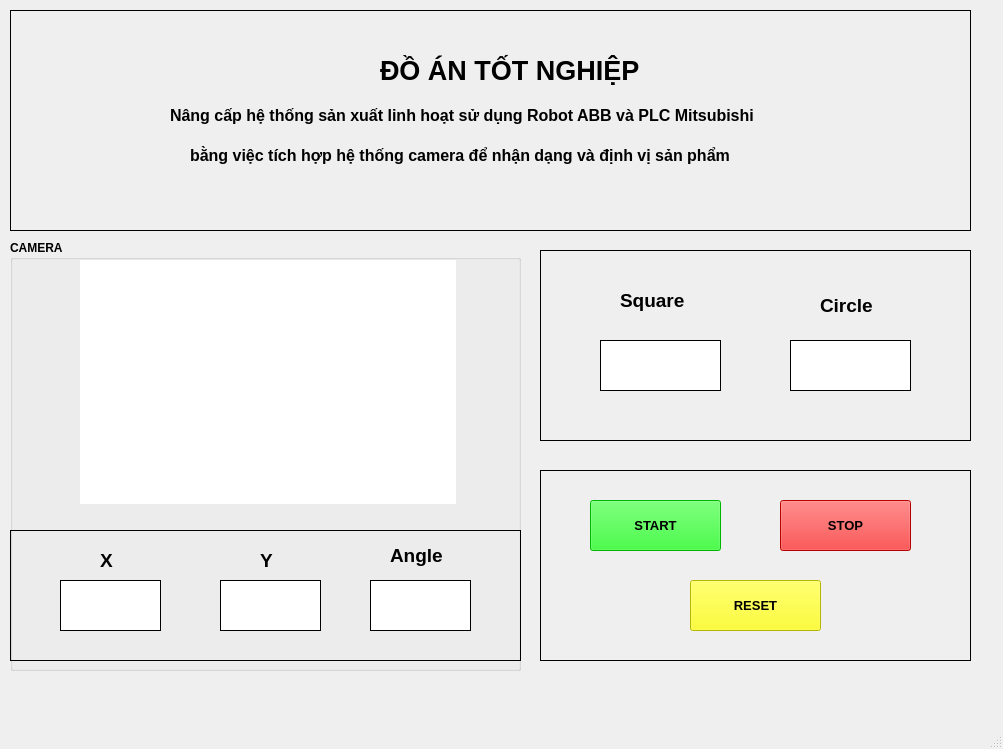
<?xml version="1.0" encoding="UTF-8"?>
<ui version="4.0">
 <class>MainWindow</class>
 <widget class="QMainWindow" name="MainWindow">
  <property name="geometry">
   <rect>
    <x>0</x>
    <y>0</y>
    <width>1003</width>
    <height>749</height>
   </rect>
  </property>
  <property name="windowTitle">
   <string>MainWindow</string>
  </property>
  <widget class="QWidget" name="centralwidget">
   <widget class="QGroupBox" name="groupBox">
    <property name="geometry">
     <rect>
      <x>10</x>
      <y>240</y>
      <width>511</width>
      <height>431</height>
     </rect>
    </property>
    <property name="font">
     <font>
      <weight>75</weight>
      <bold>true</bold>
     </font>
    </property>
    <property name="title">
     <string>CAMERA</string>
    </property>
    <widget class="QLabel" name="camera_1">
     <property name="geometry">
      <rect>
       <x>70</x>
       <y>20</y>
       <width>376</width>
       <height>244</height>
      </rect>
     </property>
     <property name="font">
      <font>
       <pointsize>10</pointsize>
      </font>
     </property>
     <property name="styleSheet">
      <string notr="true">background-color: rgb(255, 255, 255);</string>
     </property>
     <property name="text">
      <string/>
     </property>
    </widget>
    <widget class="QLabel" name="label_x">
     <property name="geometry">
      <rect>
       <x>50</x>
       <y>340</y>
       <width>101</width>
       <height>51</height>
      </rect>
     </property>
     <property name="font">
      <font>
       <pointsize>10</pointsize>
       <weight>75</weight>
       <bold>true</bold>
      </font>
     </property>
     <property name="styleSheet">
      <string notr="true">background-color: rgb(255, 255, 255);</string>
     </property>
     <property name="frameShape">
      <enum>QFrame::Box</enum>
     </property>
     <property name="text">
      <string/>
     </property>
     <property name="alignment">
      <set>Qt::AlignCenter</set>
     </property>
    </widget>
    <widget class="QLabel" name="label_y">
     <property name="geometry">
      <rect>
       <x>210</x>
       <y>340</y>
       <width>101</width>
       <height>51</height>
      </rect>
     </property>
     <property name="font">
      <font>
       <pointsize>10</pointsize>
       <weight>75</weight>
       <bold>true</bold>
      </font>
     </property>
     <property name="styleSheet">
      <string notr="true">background-color: rgb(255, 255, 255);</string>
     </property>
     <property name="frameShape">
      <enum>QFrame::Box</enum>
     </property>
     <property name="text">
      <string/>
     </property>
     <property name="alignment">
      <set>Qt::AlignCenter</set>
     </property>
    </widget>
    <widget class="QLabel" name="label_goc">
     <property name="geometry">
      <rect>
       <x>360</x>
       <y>340</y>
       <width>101</width>
       <height>51</height>
      </rect>
     </property>
     <property name="font">
      <font>
       <pointsize>10</pointsize>
       <weight>75</weight>
       <bold>true</bold>
      </font>
     </property>
     <property name="styleSheet">
      <string notr="true">background-color: rgb(255, 255, 255);</string>
     </property>
     <property name="frameShape">
      <enum>QFrame::Box</enum>
     </property>
     <property name="text">
      <string/>
     </property>
     <property name="alignment">
      <set>Qt::AlignCenter</set>
     </property>
    </widget>
    <widget class="QLabel" name="label_10">
     <property name="geometry">
      <rect>
       <x>0</x>
       <y>290</y>
       <width>511</width>
       <height>131</height>
      </rect>
     </property>
     <property name="frameShape">
      <enum>QFrame::Box</enum>
     </property>
     <property name="text">
      <string/>
     </property>
    </widget>
    <widget class="QLabel" name="label_11">
     <property name="geometry">
      <rect>
       <x>90</x>
       <y>310</y>
       <width>21</width>
       <height>21</height>
      </rect>
     </property>
     <property name="font">
      <font>
       <pointsize>14</pointsize>
       <weight>75</weight>
       <bold>true</bold>
      </font>
     </property>
     <property name="text">
      <string>X</string>
     </property>
    </widget>
    <widget class="QLabel" name="label_12">
     <property name="geometry">
      <rect>
       <x>250</x>
       <y>310</y>
       <width>21</width>
       <height>21</height>
      </rect>
     </property>
     <property name="font">
      <font>
       <pointsize>14</pointsize>
       <weight>75</weight>
       <bold>true</bold>
      </font>
     </property>
     <property name="text">
      <string>Y</string>
     </property>
    </widget>
    <widget class="QLabel" name="label_13">
     <property name="geometry">
      <rect>
       <x>380</x>
       <y>300</y>
       <width>71</width>
       <height>31</height>
      </rect>
     </property>
     <property name="font">
      <font>
       <pointsize>14</pointsize>
       <weight>75</weight>
       <bold>true</bold>
      </font>
     </property>
     <property name="text">
      <string>Angle</string>
     </property>
    </widget>
    <zorder>label_10</zorder>
    <zorder>camera_1</zorder>
    <zorder>label_x</zorder>
    <zorder>label_y</zorder>
    <zorder>label_goc</zorder>
    <zorder>label_11</zorder>
    <zorder>label_12</zorder>
    <zorder>label_13</zorder>
   </widget>
   <widget class="QLabel" name="label_7">
    <property name="geometry">
     <rect>
      <x>540</x>
      <y>250</y>
      <width>431</width>
      <height>191</height>
     </rect>
    </property>
    <property name="frameShape">
     <enum>QFrame::Box</enum>
    </property>
    <property name="text">
     <string/>
    </property>
   </widget>
   <widget class="QLabel" name="label_6">
    <property name="geometry">
     <rect>
      <x>540</x>
      <y>470</y>
      <width>431</width>
      <height>191</height>
     </rect>
    </property>
    <property name="frameShape">
     <enum>QFrame::Box</enum>
    </property>
    <property name="text">
     <string/>
    </property>
   </widget>
   <widget class="QPushButton" name="bt_start">
    <property name="geometry">
     <rect>
      <x>590</x>
      <y>500</y>
      <width>131</width>
      <height>51</height>
     </rect>
    </property>
    <property name="font">
     <font>
      <pointsize>10</pointsize>
      <weight>75</weight>
      <bold>true</bold>
     </font>
    </property>
    <property name="styleSheet">
     <string notr="true">background-color: rgb(0, 255, 0);</string>
    </property>
    <property name="text">
     <string>START</string>
    </property>
   </widget>
   <widget class="QPushButton" name="bt_stop">
    <property name="geometry">
     <rect>
      <x>780</x>
      <y>500</y>
      <width>131</width>
      <height>51</height>
     </rect>
    </property>
    <property name="font">
     <font>
      <pointsize>10</pointsize>
      <weight>75</weight>
      <bold>true</bold>
     </font>
    </property>
    <property name="styleSheet">
     <string notr="true">background-color: rgb(255, 0, 0);</string>
    </property>
    <property name="text">
     <string>STOP</string>
    </property>
   </widget>
   <widget class="QLabel" name="label_vuong">
    <property name="geometry">
     <rect>
      <x>600</x>
      <y>340</y>
      <width>121</width>
      <height>51</height>
     </rect>
    </property>
    <property name="font">
     <font>
      <pointsize>10</pointsize>
      <weight>75</weight>
      <bold>true</bold>
     </font>
    </property>
    <property name="styleSheet">
     <string notr="true">background-color: rgb(255, 255, 255);</string>
    </property>
    <property name="frameShape">
     <enum>QFrame::Box</enum>
    </property>
    <property name="text">
     <string/>
    </property>
    <property name="alignment">
     <set>Qt::AlignCenter</set>
    </property>
   </widget>
   <widget class="QLabel" name="label_tron">
    <property name="geometry">
     <rect>
      <x>790</x>
      <y>340</y>
      <width>121</width>
      <height>51</height>
     </rect>
    </property>
    <property name="font">
     <font>
      <pointsize>10</pointsize>
      <weight>75</weight>
      <bold>true</bold>
     </font>
    </property>
    <property name="styleSheet">
     <string notr="true">background-color: rgb(255, 255, 255);</string>
    </property>
    <property name="frameShape">
     <enum>QFrame::Box</enum>
    </property>
    <property name="text">
     <string/>
    </property>
    <property name="alignment">
     <set>Qt::AlignCenter</set>
    </property>
   </widget>
   <widget class="QLabel" name="label">
    <property name="geometry">
     <rect>
      <x>10</x>
      <y>10</y>
      <width>961</width>
      <height>221</height>
     </rect>
    </property>
    <property name="font">
     <font>
      <pointsize>16</pointsize>
      <weight>75</weight>
      <bold>true</bold>
     </font>
    </property>
    <property name="frameShape">
     <enum>QFrame::Box</enum>
    </property>
    <property name="text">
     <string/>
    </property>
    <property name="alignment">
     <set>Qt::AlignCenter</set>
    </property>
   </widget>
   <widget class="QPushButton" name="bt_reset">
    <property name="geometry">
     <rect>
      <x>690</x>
      <y>580</y>
      <width>131</width>
      <height>51</height>
     </rect>
    </property>
    <property name="font">
     <font>
      <pointsize>10</pointsize>
      <weight>75</weight>
      <bold>true</bold>
     </font>
    </property>
    <property name="styleSheet">
     <string notr="true">background-color: rgb(255, 255, 0);</string>
    </property>
    <property name="text">
     <string>RESET</string>
    </property>
   </widget>
   <widget class="QLabel" name="label_5">
    <property name="geometry">
     <rect>
      <x>620</x>
      <y>280</y>
      <width>91</width>
      <height>41</height>
     </rect>
    </property>
    <property name="font">
     <font>
      <pointsize>14</pointsize>
      <weight>75</weight>
      <bold>true</bold>
     </font>
    </property>
    <property name="text">
     <string>Square</string>
    </property>
   </widget>
   <widget class="QLabel" name="label_4">
    <property name="geometry">
     <rect>
      <x>820</x>
      <y>290</y>
      <width>71</width>
      <height>31</height>
     </rect>
    </property>
    <property name="font">
     <font>
      <pointsize>14</pointsize>
      <weight>75</weight>
      <bold>true</bold>
     </font>
    </property>
    <property name="text">
     <string>Circle</string>
    </property>
   </widget>
   <widget class="QLabel" name="label_3">
    <property name="geometry">
     <rect>
      <x>170</x>
      <y>100</y>
      <width>771</width>
      <height>31</height>
     </rect>
    </property>
    <property name="font">
     <font>
      <pointsize>12</pointsize>
      <weight>75</weight>
      <bold>true</bold>
     </font>
    </property>
    <property name="text">
     <string>Nâng cấp hệ thống sản xuất linh hoạt sử dụng Robot ABB và PLC Mitsubishi</string>
    </property>
   </widget>
   <widget class="QLabel" name="label_8">
    <property name="geometry">
     <rect>
      <x>380</x>
      <y>50</y>
      <width>341</width>
      <height>41</height>
     </rect>
    </property>
    <property name="font">
     <font>
      <pointsize>20</pointsize>
      <weight>75</weight>
      <bold>true</bold>
     </font>
    </property>
    <property name="text">
     <string>ĐỒ ÁN TỐT NGHIỆP</string>
    </property>
   </widget>
   <widget class="QLabel" name="label_9">
    <property name="geometry">
     <rect>
      <x>190</x>
      <y>140</y>
      <width>731</width>
      <height>31</height>
     </rect>
    </property>
    <property name="font">
     <font>
      <pointsize>12</pointsize>
      <weight>75</weight>
      <bold>true</bold>
     </font>
    </property>
    <property name="text">
     <string>bằng việc tích hợp hệ thống camera để nhận dạng và định vị sản phẩm</string>
    </property>
   </widget>
   <widget class="QLabel" name="label_14">
    <property name="geometry">
     <rect>
      <x>30</x>
      <y>30</y>
      <width>122</width>
      <height>180</height>
     </rect>
    </property>
    <property name="text">
     <string/>
    </property>
    <property name="pixmap">
     <pixmap>../../Desktop/th.jpg</pixmap>
    </property>
   </widget>
   <zorder>label</zorder>
   <zorder>groupBox</zorder>
   <zorder>label_7</zorder>
   <zorder>label_6</zorder>
   <zorder>bt_start</zorder>
   <zorder>bt_stop</zorder>
   <zorder>label_vuong</zorder>
   <zorder>label_tron</zorder>
   <zorder>bt_reset</zorder>
   <zorder>label_5</zorder>
   <zorder>label_4</zorder>
   <zorder>label_3</zorder>
   <zorder>label_8</zorder>
   <zorder>label_9</zorder>
   <zorder>label_14</zorder>
  </widget>
  <widget class="QMenuBar" name="menubar">
   <property name="geometry">
    <rect>
     <x>0</x>
     <y>0</y>
     <width>1003</width>
     <height>26</height>
    </rect>
   </property>
  </widget>
  <widget class="QStatusBar" name="statusbar"/>
 </widget>
 <resources/>
 <connections/>
</ui>
